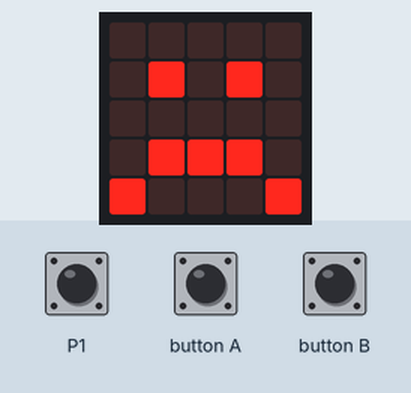
Bench run of a program on a simulated BBC micro:bit running MicroPython. On the bench: the board's 5×5 LED display. The inputs (shaded band) are chosen by the test bench; at power-on: P1 HIGH.

Above: at 1.2 s.
1.3 s: P1 pulled LOW for 0.15 s
At 1.37 s:
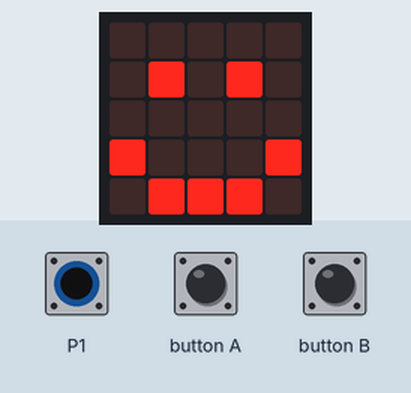
2.9 s: P1 pulled LOW for 3.2 s
Timing chart, 0 to 5.9 s (numbered marks = the images above; inputs shaded):
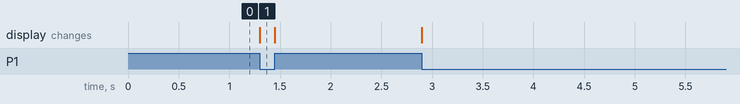

The program:

crash.py
```python
from microbit import *


class CRASH(object):
    """基本描述

    碰撞传感器

    Args:
        pin: 连接端口

    """

    def __init__(self, pin):
        self.__pin = pin
        self.__pin.set_pull(self.__pin.PULL_UP)

    def crash_is_pressed(self) -> bool:
        """基本描述

        碰撞传感器被按下

        Returns:
            boolean: 按下返回True, 未按下返回False

        """
        if self.__pin.read_digital() == 0:
            return True
        else:
            return False


if __name__ == '__main__':
    button = CRASH(pin1)
    while True:
        if button.crash_is_pressed():
            display.show(Image.HAPPY)
        else:
            display.show(Image.SAD)
```

Measured:
- after the input at 1.3 s, the display: changes at once (image 1)
